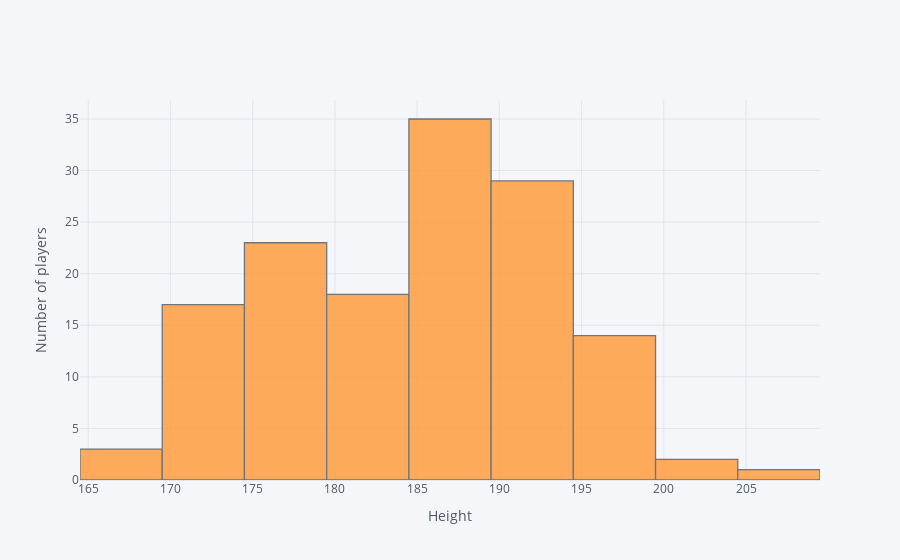

Notebook cell for this chart:
### Code cell
wnba['Height'].iplot(kind='hist',bins=20, xTitle='Height', yTitle='Number of players')

### Figure 1 — Plotly figure (JSON) as saved in the notebook; plotly's stock layout.template omitted (floating-point values rounded to 4 significant figures; data arrays with more than 128 entries replaced by an {"elided": "..."} marker saying what was removed)
{"data": [{"histfunc": "count", "histnorm": "", "marker": {"color": "rgba(255, 153, 51, 1.0)", "line": {"color": "#4D5663", "width": 1.3}}, "name": "Height", "nbinsx": 20, "opacity": 0.8, "orientation": "v", "type": "histogram", "x": {"elided": "142 int values"}}], "layout": {"barmode": "overlay", "legend": {"bgcolor": "#F5F6F9", "font": {"color": "#4D5663"}}, "paper_bgcolor": "#F5F6F9", "plot_bgcolor": "#F5F6F9", "title": {"font": {"color": "#4D5663"}}, "xaxis": {"gridcolor": "#E1E5ED", "showgrid": true, "tickfont": {"color": "#4D5663"}, "title": {"font": {"color": "#4D5663"}, "text": "Height"}, "zerolinecolor": "#E1E5ED"}, "yaxis": {"gridcolor": "#E1E5ED", "showgrid": true, "tickfont": {"color": "#4D5663"}, "title": {"font": {"color": "#4D5663"}, "text": "Number of players"}, "zerolinecolor": "#E1E5ED"}}}
